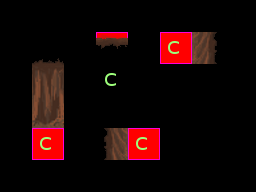

The image is a tile-based game level rendered from a .tmx file. Its description and source (layers, tilesets, objects; grid data summarised) follow:
An orthogonal 8x6 tile map with 32x32 px tiles, 4 tile layers (ruleRegions, ruleSet, rule_Ground-automatic, rule_Over-automatic), 1 hidden layer not drawn, 4 tilesets.

<map version="1.0" orientation="orthogonal" width="8" height="6" tilewidth="32" tileheight="32">
 <tileset firstgid="1" name="collision1_32_32" tilewidth="32" tileheight="32">
  <image source="../graphics/tiles/collision1_32_32.png" width="1024" height="1024" />
 </tileset>
 <tileset firstgid="1025" name="automapping_set_cave_32_32" tilewidth="32" tileheight="32">
  <image source="../graphics/tiles/automapping_set_cave_32_32.png" width="1024" height="1024" />
 </tileset>
 <tileset firstgid="2049" name="automapping_set_rules_32_32" tilewidth="32" tileheight="32">
  <image source="../graphics/tiles/automapping_set_rules_32_32.png" width="1024" height="1024" />
 </tileset>
 <tileset firstgid="3073" name="cave3_32_32" tilewidth="32" tileheight="32">
  <image source="../graphics/tiles/cave3_32_32.png" width="1024" height="1024" />
 </tileset>
 <layer name="ruleRegions" width="8" height="6">
  <data>[48 cells, 10 non-empty, 1 distinct tile ids]</data>
 </layer>
 <layer name="ruleSet" width="8" height="6">
  <data>[48 cells, 10 non-empty, 2 distinct tile ids]</data>
 </layer>
 <layer name="rule_Ground-automatic" width="8" height="6">
  <data>[48 cells, 5 non-empty, 5 distinct tile ids]</data>
 </layer>
 <layer name="rule_Over-automatic" width="8" height="6">
  <data>[48 cells, 1 non-empty, 1 distinct tile ids]</data>
 </layer>
 <layer name="rule_Collision-automatic" width="8" height="6" visible="0">
  <data>[48 cells, 6 non-empty, 1 distinct tile ids]</data>
 </layer>
</map>
